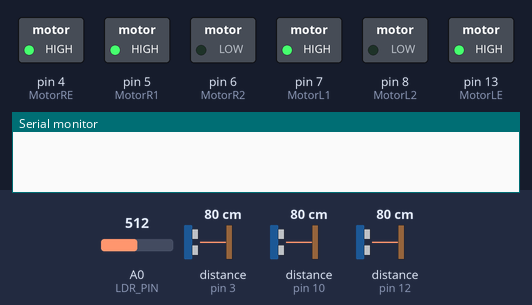
Recording of a sketch running on a simulated Arduino Uno, built with avr-gcc and run on an emulated ATmega328P. On the bench: switched loads named in the sketch (green lamp = pin HIGH), the last lines printed to the serial monitor. Wiring (inferred from the names in the program): 3 × ultrasonic range finder: trigger pin 2, echo pin 3 / trigger pin 9, echo pin 10 / trigger pin 11, echo pin 12. Dashed ring = blinking. Inputs (shaded band) come from the test bench; at power-on: distance to the obstacle (sensors on pin 3, pin 10, pin 12) 80 cm, A0 (LDR_PIN) = 512. The echo pulse lasts 58.3 µs per cm; pins used as bus, display or sensor lines are not drawn.

Above: at 1.2 s.
1.3 s: distance to the obstacle (sensor on pin 3) set to 12 cm
2.8 s: distance to the obstacle (sensor on pin 3) set to 9 cm
At 3.7 s:
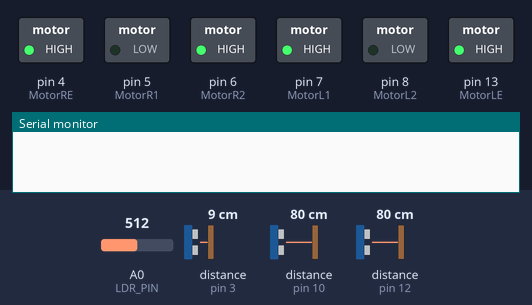
5.8 s: distance to the obstacle (sensor on pin 10) set to 13 cm
7.8 s: distance to the obstacle (sensor on pin 10) set to 10 cm
At 9.3 s:
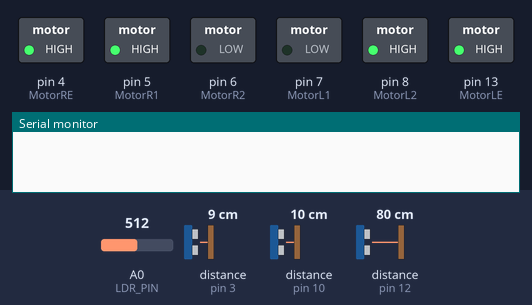
10.8 s: distance to the obstacle (sensor on pin 12) set to 13 cm
13.4 s: distance to the obstacle (sensor on pin 12) set to 10 cm
At 14.9 s:
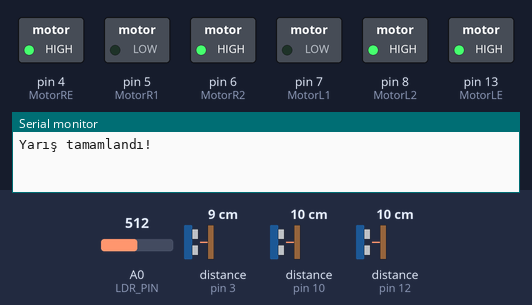
Timing chart, 0 to 17.4 s (numbered marks = the images above; inputs shaded):
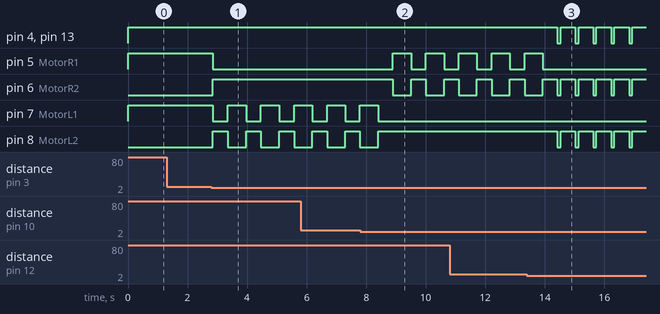

The sketch:

aa.ino
```cpp
#define echoPinFront 3  // Ön ultrasonik sensörün echo pini
#define trigPinFront 2  // Ön ultrasonik sensörün trig pini
#define echoPinRight 10  // Sağ ultrasonik sensörün echo pini
#define trigPinRight 9  // Sağ ultrasonik sensörün trig pini
#define echoPinLeft 12    // Sol ultrasonik sensörün echo pini
#define trigPinLeft 11    // Sol ultrasonik sensörün trig pini

#define MotorR1 5   // Sağ motor kontrol pinleri
#define MotorR2 6
#define MotorRE 4
#define MotorL1 7   // Sol motor kontrol pinleri
#define MotorL2 8
#define MotorLE 13
#define LDR_PIN A0   // Işık sensörü pini

long sureFront, uzaklikFront;  // Ön sensör mesafe ve süre değişkenleri
long sureRight, uzaklikRight;  // Sağ sensör mesafe ve süre değişkenleri
long sureLeft, uzaklikLeft;    // Sol sensör mesafe ve süre değişkenleri
int isik_siddeti;              // Işık sensörü değeri

void setup() {
  pinMode(echoPinFront, INPUT);  // Ön echo pini giriş olarak ayarlanır
  pinMode(trigPinFront, OUTPUT); // Ön trig pini çıkış olarak ayarlanır
  pinMode(echoPinRight, INPUT);  // Sağ echo pini giriş olarak ayarlanır
  pinMode(trigPinRight, OUTPUT); // Sağ trig pini çıkış olarak ayarlanır
  pinMode(echoPinLeft, INPUT);   // Sol echo pini giriş olarak ayarlanır
  pinMode(trigPinLeft, OUTPUT);  // Sol trig pini çıkış olarak ayarlanır

  pinMode(MotorR1, OUTPUT);
  pinMode(MotorR2, OUTPUT);
  pinMode(MotorRE, OUTPUT);
  pinMode(MotorL1, OUTPUT);
  pinMode(MotorL2, OUTPUT);
  pinMode(MotorLE, OUTPUT);

  Serial.begin(9600);
}

void loop() {
  // Mesafe ölçümleri
  uzaklikFront = measureDistance(trigPinFront, echoPinFront);
  uzaklikRight = measureDistance(trigPinRight, echoPinRight);
  uzaklikLeft = measureDistance(trigPinLeft, echoPinLeft);

  // Işık şiddeti ölçümü
  isik_siddeti = analogRead(LDR_PIN);

  // Hareket kontrolü
  if (uzaklikFront > 10 && uzaklikRight > 10 && uzaklikLeft > 10) {  // Düz ilerleme
    ileri();
  } else if (uzaklikFront < 10) {  // Engel algılama
    geri();
    delay(500);

    if (uzaklikRight > 10) {  // Sağa dönüş
      sag();
      delay(500);
    } else if (uzaklikLeft > 10) {  // Sola dönüş
      sola();
      delay(500);
    } else {
      stopCar();  // Hareket edemeyecek durumda durdur
    }
  }

  // Tünelden geçiş
  if (uzaklikFront < 20 && isik_siddeti < 50) {  // 1. tünel (karanlık)
    stopCar();
    delay(5000);
  }

  // Yarışın bitişi
  if (uzaklikFront < 10 && uzaklikRight < 10 && uzaklikLeft < 10) {
    // Yarış tamamlandı
    Serial.println("Yarış tamamlandı!");
    stopCar();
    //while (1);
  }

  delay(100);
}

long measureDistance(int trigPin, int echoPin) {
  digitalWrite(trigPin, LOW);
  delayMicroseconds(5);
  digitalWrite(trigPin, HIGH);
  delayMicroseconds(10);
  digitalWrite(trigPin, LOW);
  return pulseIn(echoPin, HIGH) / 29.1 / 2;
}

void ileri() {
  digitalWrite(MotorR1, HIGH);
  digitalWrite(MotorR2, LOW);
  analogWrite(MotorRE, 150);
  digitalWrite(MotorL1, HIGH);
  digitalWrite(MotorL2, LOW);
  analogWrite(MotorLE, 150);
}

void sag() {
  digitalWrite(MotorR1, LOW);
  digitalWrite(MotorR2, HIGH);
  analogWrite(MotorRE, 150);
  digitalWrite(MotorL1, HIGH);
  digitalWrite(MotorL2, LOW);
  analogWrite(MotorLE, 150);
}

void sola() {
  digitalWrite(MotorR1, HIGH);
  digitalWrite(MotorR2, LOW);
  analogWrite(MotorRE, 150);
  digitalWrite(MotorL1, LOW);
  digitalWrite(MotorL2, HIGH);
  analogWrite(MotorLE, 150);
}

void geri() {
  digitalWrite(MotorR1, LOW);
  digitalWrite(MotorR2, HIGH);
  analogWrite(MotorRE, 150);
  digitalWrite(MotorL1, LOW);
  digitalWrite(MotorL2, HIGH);
  analogWrite(MotorLE, 150);
}

void stopCar() {
  digitalWrite(MotorR1, LOW);
  digitalWrite(MotorR2, LOW);
  analogWrite(MotorRE, 0);
  digitalWrite(MotorL1, LOW);
  digitalWrite(MotorL2, LOW);
  analogWrite(MotorLE, 0);
}
```

Measured:
- the behaviour switches between 11 and 10 cm on distance to the obstacle (sensor on pin 3) (found by bisection; images 0 and 1)
- the behaviour switches between 12 and 11 cm on distance to the obstacle (sensor on pin 10) (found by bisection; images 1 and 2)
- the behaviour switches between 12 and 11 cm on distance to the obstacle (sensor on pin 12) (found by bisection; images 2 and 3)
- after the input at 1.3 s, every drawn part: stays the same
- after the input at 2.8 s, pin 5 (MotorR1): HIGH → LOW after 0.05 s; pin 6 (MotorR2): LOW → HIGH after 0.05 s; pin 7 (MotorL1): alternates HIGH for 0.61 s and LOW for 0.50 s, starting after 0.05 s; pin 8 (MotorL2): alternates HIGH for 0.50 s and LOW for 0.61 s, starting after 0.05 s
- after the input at 7.8 s, pin 5 (MotorR1): alternates HIGH for 0.61 s and LOW for 0.50 s, starting after 1.1 s; pin 6 (MotorR2): alternates HIGH for 0.50 s and LOW for 0.61 s, starting after 1.1 s; pin 7 (MotorL1): goes on until 8.4 s, then stays LOW; pin 8 (MotorL2): goes on until 8.4 s, then stays HIGH
- after the input at 13.4 s, pin 4 (MotorRE), pin 8 (MotorL2), pin 13 (MotorLE): alternates HIGH for 0.50 s and LOW for 0.10 s, starting after 1.0 s; pin 5 (MotorR1): goes on until 13.9 s, then stays LOW; pin 6 (MotorR2): alternates HIGH for 0.50 s and LOW for 0.10 s, starting after 1.1 s
